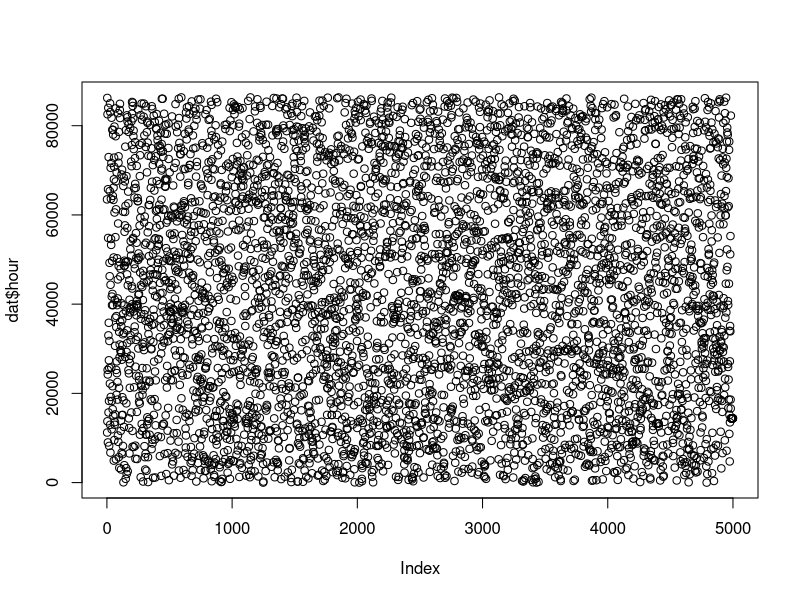
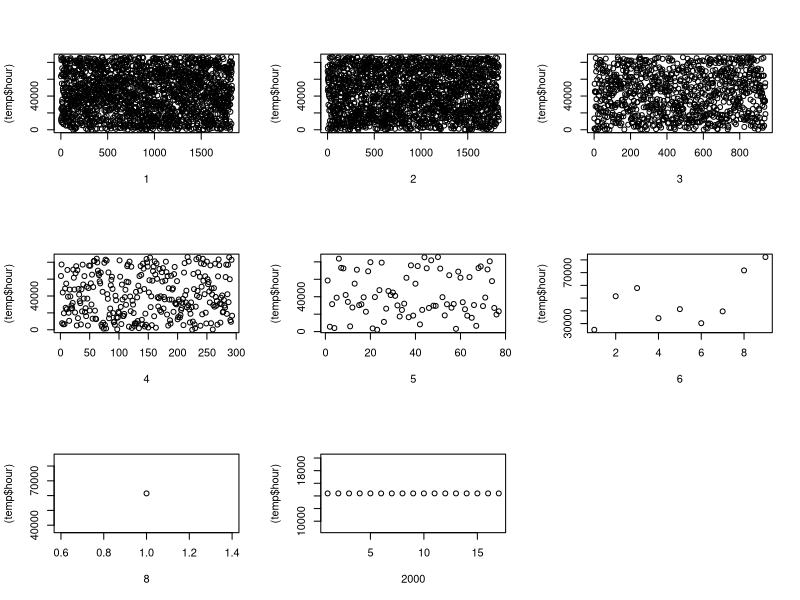
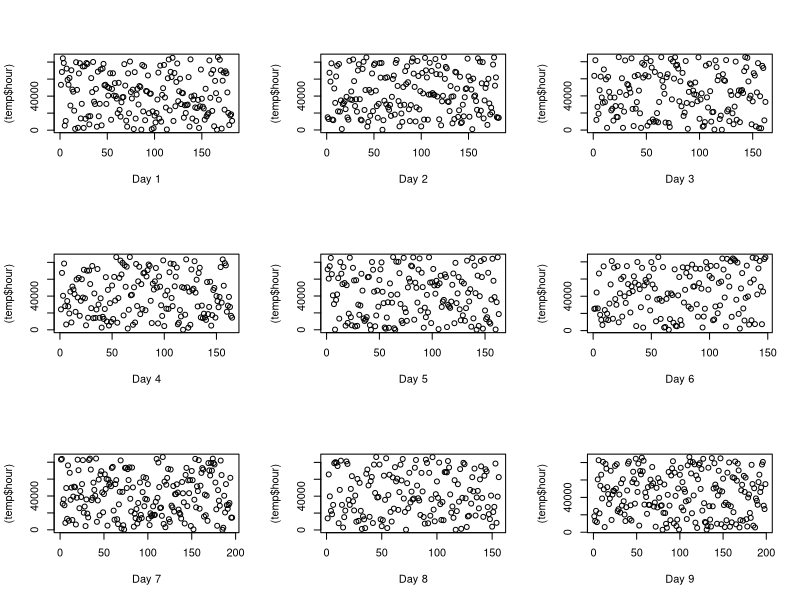
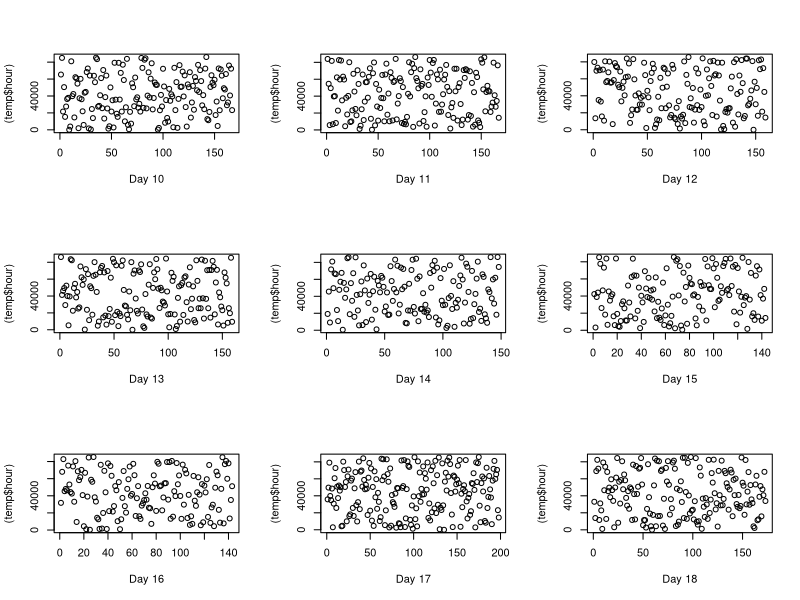
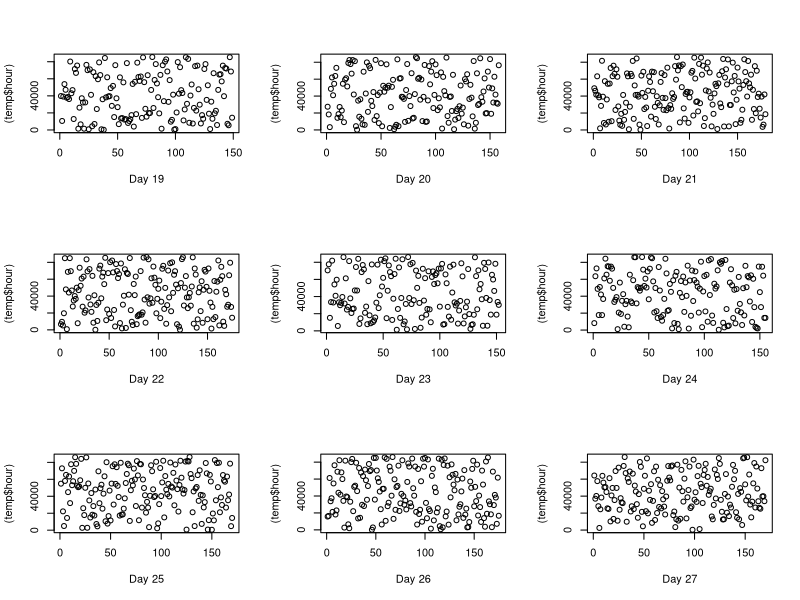
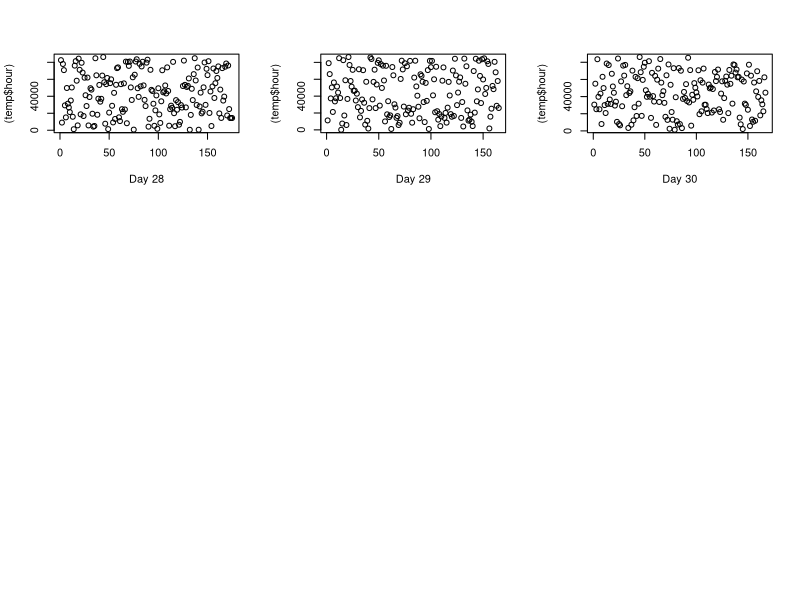

The R script that drew these images, in order:
#Making sure that we are in the right working directory(adjust the code to your environment!)
setwd("C:/Users/User/Desktop/SHOPIFY_CHALLENGE")
getwd()
dat=read.csv("Data.txt",header=TRUE,sep=",")

#first I check the structure of the data
head(dat)
str(dat)

##########################CLEANING DATA###########################################################
str(dat) #the id's shouldn't be considered as numbers
library(dplyr)
dat<-mutate_at(dat,vars(order_id:user_id),funs(as.character))
library(tidyr)
dat<-separate(dat,created_at,c("date","hour"),sep=" ")
library(lubridate)
dat$date<-mdy(dat$date)
dat$hour<-hm(dat$hour) 
str(dat) #now all the id's are in character format and created_at in POSIXct format (date and time)

#now we look for NA values
sum(is.na(dat))
summary(dat)  #there is no NA values, great! Now the data is ready for analysis

##There were no instructions given, so I will do some exploratory analysis with a question in mind
######################EXPLORATORY ANALYSIS#########################################################

colnames(dat)
#We will assume the following:
    #order_id is unique for every order
    #shop_id is the id for a unique item sold on the platform
    #user_id is the id of a unique customer
      #by commanding > table(dat$user_id), we can see the total number of items purchased 
      #for each transaction
    #order_amount is in the unit of dollar $

#WE WANT TO ANSWER THE QUESTION:
  #When do customers buy the most? (time of the day regardless of the amount spent)
table(dat$total_items)
par(mfrow=c(1,1))
plot(dat$hour) 

########INTREPRETATION of graph##########################
#If there are distinct congregates in the graph, it means most users purchase at specific times.
#However, if plots are uniformly distributed in the graph, then it means users consistently buys
#at every hour.

######OBSERVATION of graph 1 ################################
#In general, there is no distrint groups on the graph. It seems like users buy items day and night
#and midnight.Would the graphs be different with different numbers of items purchased?
#We explore it:

par(mfrow=c(3,3))
for (i in c(1,2,3,4,5,6,8,2000)){
  temp<-dat[(dat$total_items==i),]
  plot((temp$hour),xlab=i)
}
#######OBSERVATION of graph 2 ############################
#Again, we see no distint congregates- except the graphs for 5,8,2000 items which can be
#explained by the (naturally) lack of data of high-number-purchasers or as outliers for 2000 items
#(2000 items are bought at a consistently precise time - probably used by a machine to 
#make purchase).
#Is it possible that the problem is in the method of data collection?
#We explore by checking the hour and date columns:

table((dat$date)) 
    #The data was collected in a period of month and seems like similar numbers
      #of data were collected per day.We finally have a look at the plots by day:
par(mfrow=c(3,3))
for (i in 1:30){
  temp<-dat[(dat$date==ymd(paste("2017-03-",as.character(i),sep=""))),]
  plot((temp$hour),xlab=paste("Day",i))
  if (i%%9==0){par(mfrow=c(3,3))}
}

########OBSERVATION of graph 3 ############################
#Again, we see no distinct plots in groups. They are all uniformly distributed
#all throughtout the days from March 1-March 30.
#We can safely assume that the quality of the data is not good or that there
#is a problem in the collection of data.


#At this point, it may not be worth doing analysis until the quality of data is ensured
#(we don't want draw false conclusions).



###########FINAL THOUGHTS#########################################################################
#we make the following hypothesis:

##It seems that for every hour and minute there is a customer making purchases. 
#this could mean either
  #1. the platform is booming with customers at all times. There must be a reason people 
      #buy at times when most people are sleeping (maybe, waiting for re-stock because of 
      #quick sell of the item?). It's a huge success!
  #2. the location of purchases made was not limited to one country when collecting data and the
      #recorded time is set to a specific time zone therefore the density of time of purchase 
      #is uniform
  #3. the data obtained to analyze is biased (data is not collected randomly, meaning the data 
      #does not well-represent customer behavior). Further investigation on the method of 
      #data collection can be done.
  #4. the data is man-made just for this challenge! And therefore, lack of randomization :)
      #This can be improved, though, by simluation, if there is knowlegdge on the type of 
      #distributions and other known statistical information about customer bahavior!
